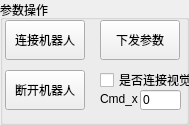
       <widget class="QGroupBox" name="groupBox">
        <property name="geometry">
         <rect>
          <x>360</x>
          <y>497</y>
          <width>189</width>
          <height>125</height>
         </rect>
        </property>
        <property name="title">
         <string>参数操作</string>
        </property>
        <widget class="QPushButton" name="btn_con">
         <property name="geometry">
          <rect>
           <x>5</x>
           <y>20</y>
           <width>80</width>
           <height>40</height>
          </rect>
         </property>
         <property name="text">
          <string>连接机器人</string>
         </property>
        </widget>
        <widget class="QPushButton" name="ben_send">
         <property name="geometry">
          <rect>
           <x>100</x>
           <y>20</y>
           <width>80</width>
           <height>40</height>
          </rect>
         </property>
         <property name="text">
          <string>下发参数</string>
         </property>
        </widget>
        <widget class="QPushButton" name="btn_discon">
         <property name="geometry">
          <rect>
           <x>5</x>
           <y>70</y>
           <width>80</width>
           <height>40</height>
          </rect>
         </property>
         <property name="text">
          <string>断开机器人</string>
         </property>
        </widget>
        <widget class="QCheckBox" name="checkBox_2">
         <property name="geometry">
          <rect>
           <x>100</x>
           <y>70</y>
           <width>91</width>
           <height>20</height>
          </rect>
         </property>
         <property name="text">
          <string>是否连接视觉</string>
         </property>
        </widget>
        <widget class="QLabel" name="label_14">
         <property name="geometry">
          <rect>
           <x>100</x>
           <y>90</y>
           <width>41</width>
           <height>16</height>
          </rect>
         </property>
         <property name="text">
          <string>Cmd_x：</string>
         </property>
        </widget>
        <widget class="QLineEdit" name="lineEdit_10">
         <property name="geometry">
          <rect>
           <x>140</x>
           <y>90</y>
           <width>41</width>
           <height>20</height>
          </rect>
         </property>
         <property name="text">
          <string>0</string>
         </property>
        </widget>
       </widget>
